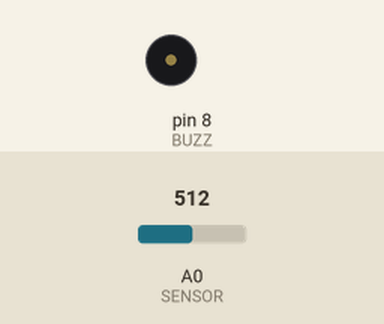
Bench run of a sketch on a simulated Arduino Uno, built with avr-gcc and run on an emulated ATmega328P. Shown: buzzer (waves = sounding). The inputs (shaded band) are chosen by the test bench; at power-on: A0 (SENSOR) = 512. What the sketch prints to the serial monitor is not drawn.

Above: at 2.8 s.
2.9 s: A0 (SENSOR) set to 692
5.6 s: A0 (SENSOR) set to 718
At 6.12 s:
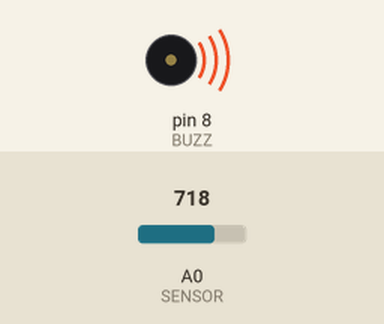
Timing chart, 0 to 16.4 s (numbered marks = the images above; inputs shaded):
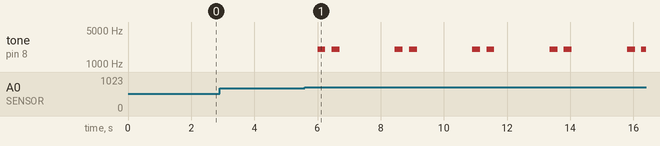

Measured:
- the behaviour switches between 700 and 701 on A0 (SENSOR) (found by bisection; images 0 and 1)
- after the input at 2.9 s, every drawn part: stays the same
- after the input at 5.6 s, tone on pin 8 (BUZZ): silent → 2000 Hz after 0.40 s, then repeats every 2.5 s: silent 0.20 s, 2000 Hz 0.25 s, silent 1.8 s, 2000 Hz 0.25 s

The sketch:

plant_alarm.ino
```cpp
// যন্ত্রমন্ত্র · Arduino ক্লাস #৮ · গাছ নিজেই বলবে, জল দাও
// জিনিস: Arduino Uno, soil moisture sensor (দুই কাঁটা + ছোট বোর্ড), একটা buzzer
//
// Sensor:  VCC → 5V · GND → GND · AO → A0   (DO pin লাগবে না)
// Buzzer:  + → pin 8 · − → GND
//
// টিপস:
// ১. আগে Serial Monitor (9600) খুলে দেখো, তোমার শুকনো মাটিতে আর ভেজা মাটিতে কত সংখ্যা আসে।
//    তারপর SHUKNO-র মান ওই দুটোর মাঝামাঝি রাখো। সাধারণত শুকনো হলে সংখ্যা বড়।
// ২. সস্তা কাঁটাগুলো সারাক্ষণ বিদ্যুৎ পেলে মাটিতে ক্ষয়ে যায়। অনেক দিন রাখতে চাইলে
//    VCC-টা 5V-এর বদলে pin 7-এ লাগাও, আর SENSOR_POWER লাইনের // সরিয়ে দাও:
//    তখন শুধু মাপার সময়টুকু বিদ্যুৎ যাবে।

const int SENSOR = A0, BUZZ = 8;
const int SHUKNO = 700;        // এর বেশি মানে মাটি শুকনো
// #define SENSOR_POWER 7

void setup() {
  Serial.begin(9600);
#ifdef SENSOR_POWER
  pinMode(SENSOR_POWER, OUTPUT);
#endif
}

void loop() {
#ifdef SENSOR_POWER
  digitalWrite(SENSOR_POWER, HIGH);
  delay(100);                  // sensor-কে একটু জেগে উঠতে দাও
#endif
  int mati = analogRead(SENSOR);
#ifdef SENSOR_POWER
  digitalWrite(SENSOR_POWER, LOW);
#endif

  Serial.print("মাটি: ");
  Serial.println(mati);

  if (mati > SHUKNO) {         // শুকনো → বিপ বিপ
    tone(BUZZ, 2000, 250); delay(450);
    tone(BUZZ, 2000, 250);
  }
  delay(2000);                 // দু'সেকেন্ড পর আবার মাপো
}
```
